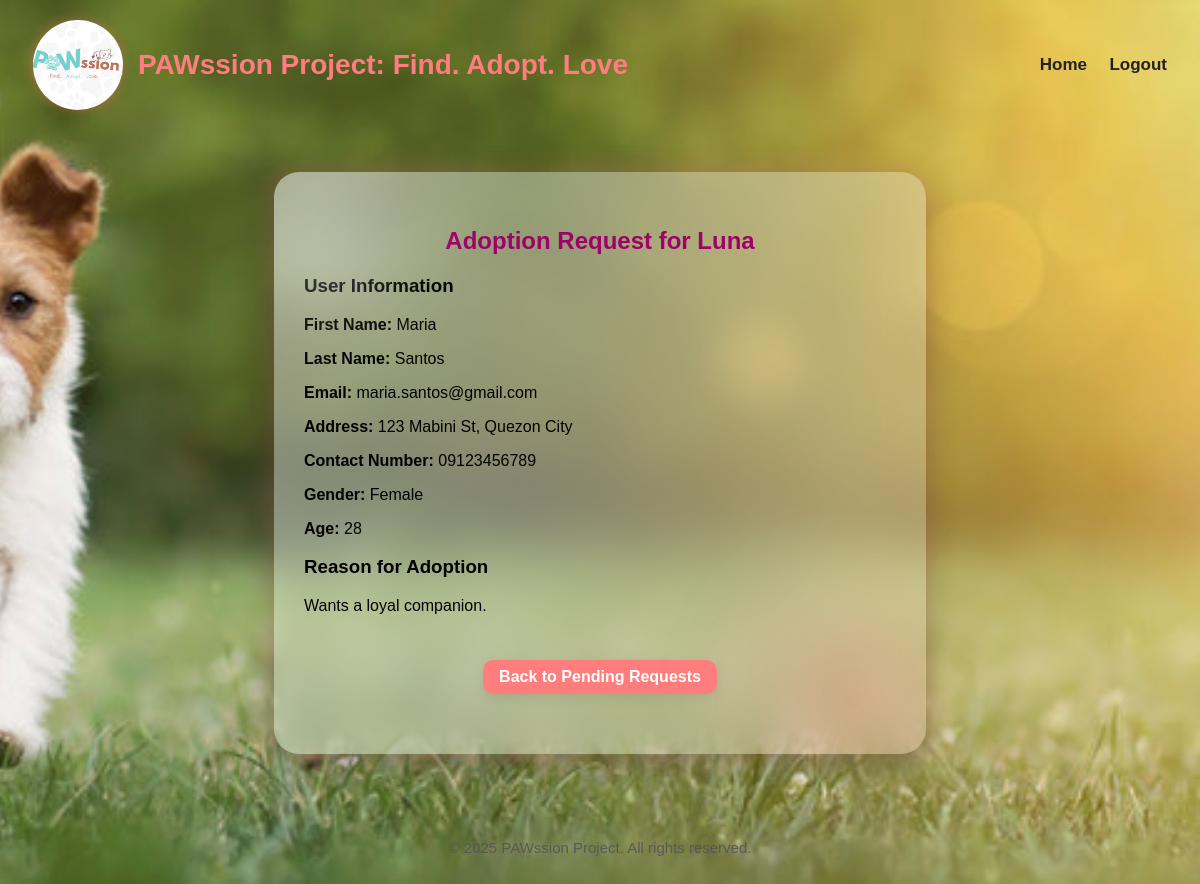
The page /shelter/adoption_request/1 (signed in) on the database its author committed.
### models.py (models this page shows)
class Animal(db.Model):
    id = db.Column(db.Integer, primary_key=True,  nullable=False, unique=True)
    name = db.Column(db.String(50))
    age = db.Column(db.String(20))
    breed = db.Column(db.String(50), nullable=False)
    gender = db.Column(db.String(10), nullable=False)
    type = db.Column(db.String(50), nullable=False)
    description = db.Column(db.Text, nullable=False)
    image1 = db.Column(db.String(200), nullable=False)
    shelter_id = db.Column(db.Integer, db.ForeignKey('shelter.id'), nullable=False)
    adoption_requests = db.relationship('AdoptionRequest', backref='animal', lazy=True)

class User(db.Model):
    __table_args__ = (
       CheckConstraint(
            "(role = 'admin') OR (role != 'admin' AND age >= 18)",
            name='check_age_for_users'
        ),
    )
    id = db.Column(db.Integer, primary_key=True, nullable=False, unique=True)
    first_name = db.Column(db.String(100), nullable=False, default='Not set')
    last_name = db.Column(db.String(100), nullable=False, default='Not set')
    username = db.Column(db.String(50), unique=True, nullable=False)
    email = db.Column(db.String(120), unique=True, nullable=False)
    contact = db.Column(db.String(20), nullable=False, default='Not set')
    address = db.Column(db.String(200), nullable=False, default='Not set')
    age = db.Column(db.Integer, nullable=True, default=None)
    gender = db.Column(db.String(10), nullable=False, default='Not set')
    role = db.Column(db.String(20),  nullable=False, default='user')
    password = db.Column(db.String(200), nullable=False)
    notifications = db.relationship('Notification', backref='user', lazy=True)
    adoption_requests = db.relationship('AdoptionRequest', backref='user', lazy=True)

class AdoptionRequest(db.Model):
    id = db.Column(db.Integer, primary_key=True,  nullable=False, unique=True)
    reason = db.Column(db.Text, nullable=False)
    status = db.Column(db.String(20), nullable=False, default='pending')  # pending, approved, rejected
    timestamp = db.Column(db.DateTime, nullable=False, default=datetime.now)
    user_id = db.Column(db.Integer, db.ForeignKey('user.id'), nullable=False)
    animal_id = db.Column(db.Integer, db.ForeignKey('animal.id'), nullable=False)

### app.py (the view)
@app.route('/shelter/adoption_request/<int:request_id>')
def adoption_request_detail(request_id):
    if session.get('role') != 'shelter':
        flash("Access denied!", "danger")
        return redirect(url_for('index'))
    adoption = AdoptionRequest.query.get_or_404(request_id) # get adoption request
    if adoption.animal.shelter_id != session['user_id']:
        flash("Access denied!", "danger")
        return redirect(url_for('shelter_adoption_requests'))
    return render_template('adoption_request_detail.html', adoption=adoption)

### templates/adoption_request_detail.html (shortened to what this page needs)
{% extends "base.html" %}
{% block content %}
<h2 class="heading">Adoption Request for {{ adoption.animal.name or adoption.animal.type }}</h2>
<h3>User Information</h3>
<p><strong>First Name:</strong> {{ adoption.user.first_name }}</p>
<p><strong>Last Name:</strong> {{ adoption.user.last_name }}</p>
<p><strong>Email:</strong> {{ adoption.user.email }}</p>
<p><strong>Address:</strong> {{ adoption.user.address }}</p>
<p><strong>Contact Number:</strong> {{ adoption.user.contact }}</p>
<p><strong>Gender:</strong> {{ adoption.user.gender }}</p>
<p><strong>Age:</strong> {{ adoption.user.age }}</p>
<h3>Reason for Adoption</h3>
<p class="text">{{ adoption.reason }}</p>
<div class="back-btn-container">
<a href="{{ url_for('shelter_adoption_requests') }}" class="back-btn" >Back to Pending Requests</a>
</div>
{% endblock %}

### static/style.css (style rules this page uses)
.bg-img { background-image: url("/static/icon/background.png"); background-size: cover; background-position: center; background-repeat: no-repeat; background-attachment: fixed; }
.back-btn-container { text-align: center; margin: 25px 0; }
.back-btn { text-align: center; margin-top: 20px; display: inline-block; background: rgba(245, 245, 245, 0.6); backdrop-filter: blur(8px); color: #4A90E2; font-weight: 600; padding: 12px 25px; border-radius: 12px; text-decoration: none; transition: 0.3s ease, transform 0.2s ease; box-shadow: 0 4px 12px rgba(0,0,0,0.08); }
.heading { text-align: center; margin-bottom: 20px; color: #9e026a; }
.back-btn { padding: 8px 16px; background: #ff7d7d; color: white; border-radius: 10px; text-decoration: none; font-weight: 600; }
.text { word-break: break-all !important; white-space: pre-wrap; }
body { font-family: Arial, sans-serif; background: #F5FFFA; }

### rows shown on the page
Animal: animal "Luna"
User: user.first_name "Maria", user.last_name "Santos", user.email "maria.santos@gmail.com", user.address "123 Mabini St, Quezon City", user.contact "09123456789", user.gender "Female", user.age "28"
AdoptionRequest: reason "Wants a loyal companion."

### other values the page prints
{{ current_year or "2025" }} "2025"
